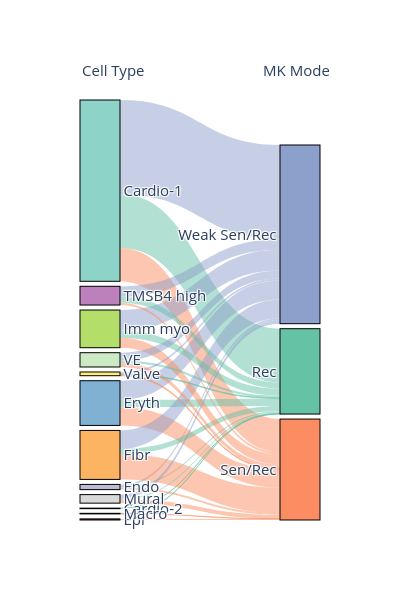

Notebook code for this chart:
### Code cell
ri.pl.alluvial_onepath(adata, 'MK', 'celltype_prediction', savefig=False, showfig=True)

### Figure 1 — Plotly figure (JSON) as saved in the notebook; plotly's stock layout.template omitted (floating-point values rounded to 4 significant figures)
{"data": [{"link": {"color": ["rgba(102.0, 194.0, 165.0, 0.5)", "rgba(252.0, 141.0, 98.0, 0.5)", "rgba(141.0, 160.0, 203.0, 0.5)", "rgba(102.0, 194.0, 165.0, 0.5)", "rgba(252.0, 141.0, 98.0, 0.5)", "rgba(141.0, 160.0, 203.0, 0.5)", "rgba(102.0, 194.0, 165.0, 0.5)", "rgba(252.0, 141.0, 98.0, 0.5)", "rgba(141.0, 160.0, 203.0, 0.5)", "rgba(102.0, 194.0, 165.0, 0.5)", "rgba(252.0, 141.0, 98.0, 0.5)", "rgba(141.0, 160.0, 203.0, 0.5)", "rgba(102.0, 194.0, 165.0, 0.5)", "rgba(252.0, 141.0, 98.0, 0.5)", "rgba(141.0, 160.0, 203.0, 0.5)", "rgba(102.0, 194.0, 165.0, 0.5)", "rgba(252.0, 141.0, 98.0, 0.5)", "rgba(141.0, 160.0, 203.0, 0.5)", "rgba(102.0, 194.0, 165.0, 0.5)", "rgba(252.0, 141.0, 98.0, 0.5)", "rgba(141.0, 160.0, 203.0, 0.5)", "rgba(102.0, 194.0, 165.0, 0.5)", "rgba(252.0, 141.0, 98.0, 0.5)", "rgba(141.0, 160.0, 203.0, 0.5)", "rgba(102.0, 194.0, 165.0, 0.5)", "rgba(252.0, 141.0, 98.0, 0.5)", "rgba(141.0, 160.0, 203.0, 0.5)", "rgba(102.0, 194.0, 165.0, 0.5)", "rgba(252.0, 141.0, 98.0, 0.5)", "rgba(141.0, 160.0, 203.0, 0.5)", "rgba(102.0, 194.0, 165.0, 0.5)", "rgba(252.0, 141.0, 98.0, 0.5)", "rgba(141.0, 160.0, 203.0, 0.5)", "rgba(102.0, 194.0, 165.0, 0.5)", "rgba(252.0, 141.0, 98.0, 0.5)", "rgba(141.0, 160.0, 203.0, 0.5)"], "source": [0, 0, 0, 1, 1, 1, 2, 2, 2, 3, 3, 3, 4, 4, 4, 5, 5, 5, 6, 6, 6, 7, 7, 7, 8, 8, 8, 9, 9, 9, 10, 10, 10, 11, 11, 11], "target": [12, 13, 14, 12, 13, 14, 12, 13, 14, 12, 13, 14, 12, 13, 14, 12, 13, 14, 12, 13, 14, 12, 13, 14, 12, 13, 14, 12, 13, 14, 12, 13, 14, 12, 13, 14], "value": [290, 179, 508, 1, 0, 0, 6, 11, 11, 0, 6, 0, 40, 98, 103, 28, 136, 100, 39, 53, 111, 2, 1, 0, 6, 21, 19, 32, 12, 57, 12, 22, 43, 4, 5, 11]}, "node": {"color": ["rgb(141.0, 211.0, 199.0)", "rgb(255.0, 255.0, 179.0)", "rgb(190.0, 186.0, 218.0)", "rgb(251.0, 128.0, 114.0)", "rgb(128.0, 177.0, 211.0)", "rgb(253.0, 180.0, 98.0)", "rgb(179.0, 222.0, 105.0)", "rgb(252.0, 205.0, 229.0)", "rgb(217.0, 217.0, 217.0)", "rgb(188.0, 128.0, 189.0)", "rgb(204.0, 235.0, 197.0)", "rgb(255.0, 237.0, 111.0)", "rgb(102.0, 194.0, 165.0)", "rgb(252.0, 141.0, 98.0)", "rgb(141.0, 160.0, 203.0)"], "label": ["Cardio-1", "Cardio-2", "Endo", "Epi", "Eryth", "Fibr", "Imm myo", "Macro", "Mural", "TMSB4 high", "VE", "Valve", "Rec", "Sen/Rec", "Weak Sen/Rec"], "line": {"color": "black", "width": 1}, "pad": 5, "thickness": 40}, "type": "sankey"}], "layout": {"annotations": [{"align": "center", "showarrow": false, "text": "Cell Type", "x": 0, "xref": "paper", "y": 1.1, "yref": "paper"}, {"align": "center", "showarrow": false, "text": "MK Mode", "x": 1.05, "xref": "paper", "y": 1.1, "yref": "paper"}], "autosize": false, "font": {"size": 15}, "height": 600, "width": 400}}
